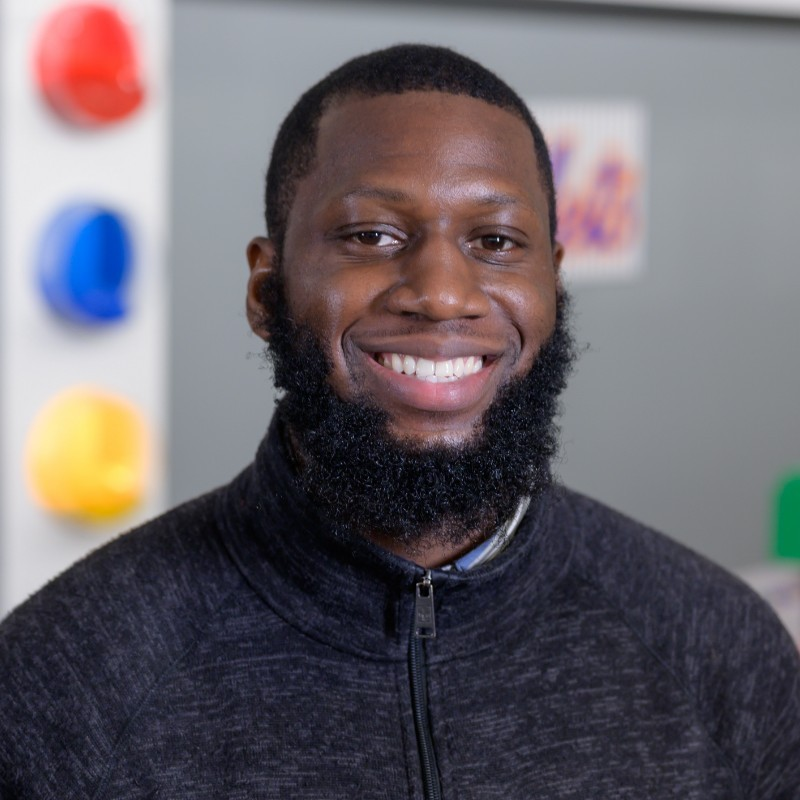
#> input picture media/frontal.png, 800 x 800 px
$ python image_face_detector.py
#> lines starting #> are read from the running program, lines starting #| are printed output that depends on the picture; after the words box and inside, x2 and y2 are one past the last pixel; in counts of white or black regions, pixels touching at a corner belong together
import cv2

# Detect faces for an image
#load some pre-trained data on face frontals from opencv (hear cascade algorithm)
trained_face_data = cv2.CascadeClassifier("data/haarcascade_frontalface_default.xml")

# Choose an image to detect faces in
img = cv2.imread("media/frontal.png")
#> img is the input picture: shape (800, 800, 3); mean B, G, R 105.8, 99.9, 106

# Must convert to grayscale
grayscaled_img = cv2.cvtColor(img, cv2.COLOR_BGR2GRAY)
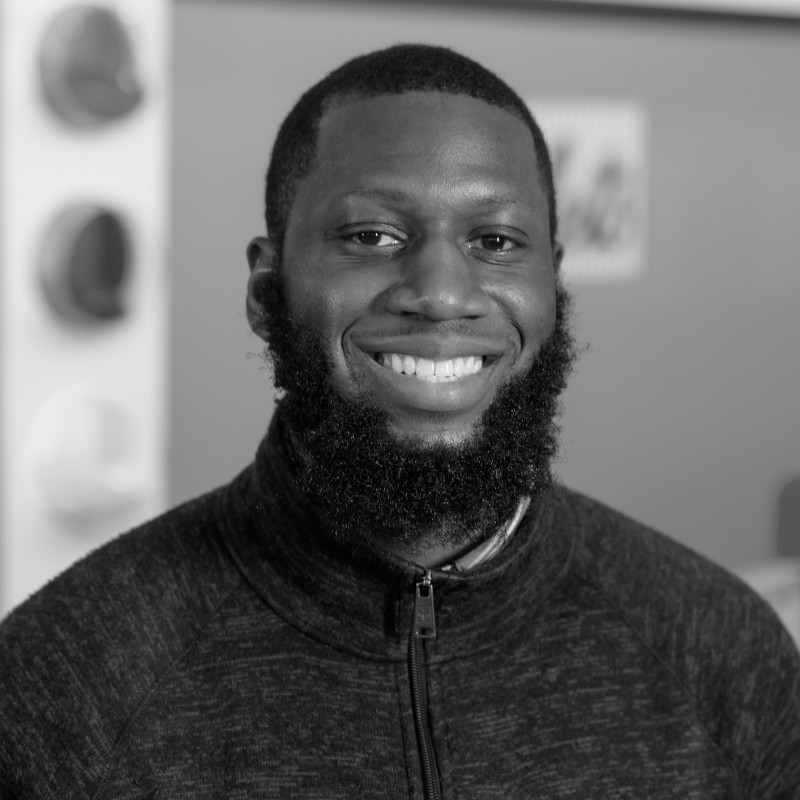
#> grayscaled_img: shape (800, 800); min 0, max 254, mean 102.4

# Detect faces
face_coordinates = trained_face_data.detectMultiScale(grayscaled_img, scaleFactor=1.15, minNeighbors=5)
#> face_coordinates = [[275, 113, 308, 308]]

# Draw rectangles around the faces
for (x, y, w, h) in face_coordinates:
    cv2.rectangle(img, (x, y), (x+w, y+h), (0, 255, 0), 2)
#> this loop made 1 pass
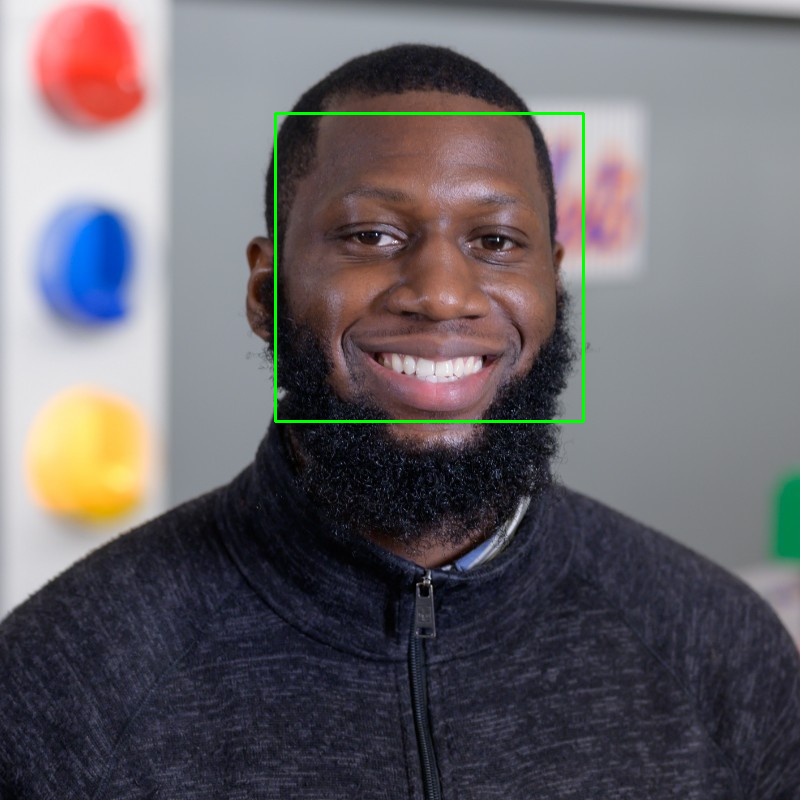
#> img: shape (800, 800, 3); 0.58% of pixels changed, all inside (x1, y1, x2, y2) = (274, 112, 585, 423)

# Displays the image
cv2.imshow("Faybian Byrd Face Detector", img)

# Waits until a key is pressed before closing the image
cv2.waitKey()

print("Code Completed")
